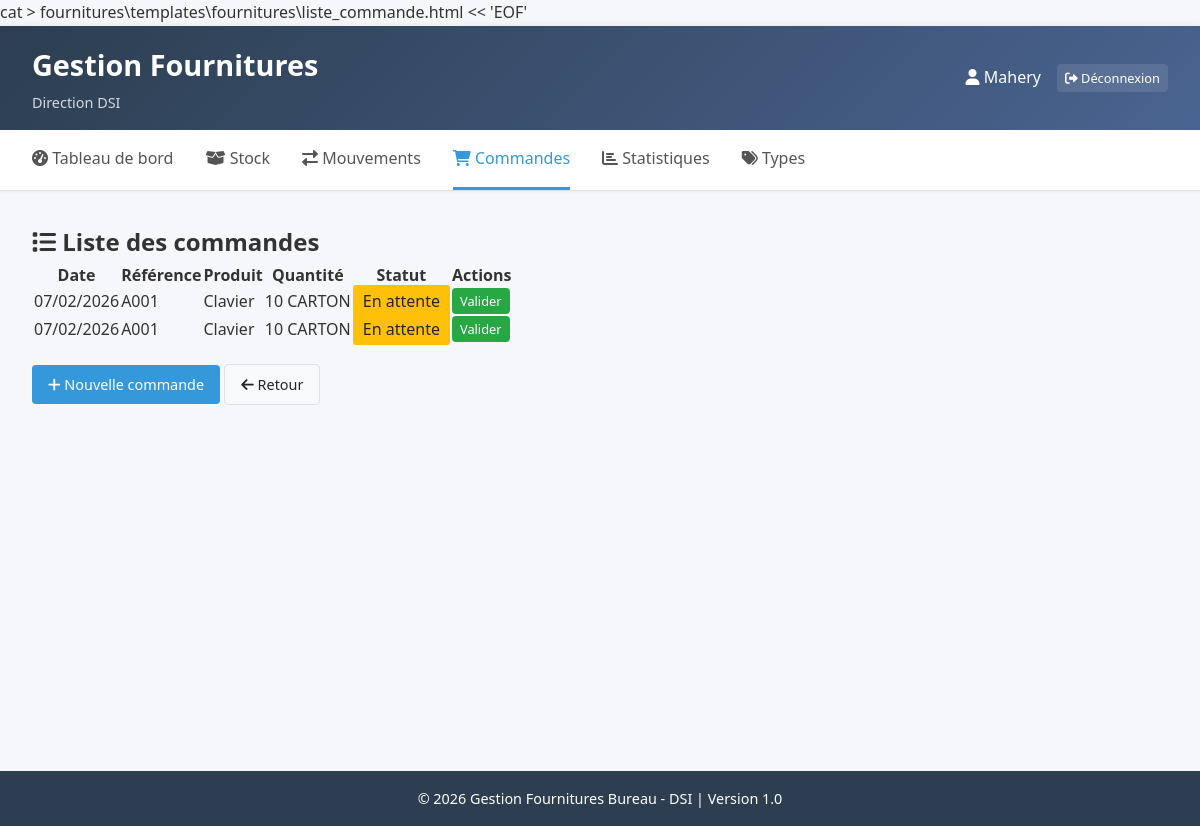
Screenshot of /commandes/ (signed in) with the database file from the repository.
### fournitures/models.py (models this page shows, shortened)
class Commande(models.Model):
    STATUS_CHOICES = [
        ('EN_ATTENTE', 'En attente'),
        ('VALIDEE', 'Validée'),
        ('RECUE', 'Reçue'),
        ('ANNULEE', 'Annulée'),
    ]
    produit = models.ForeignKey(Fourniture, on_delete=models.CASCADE, related_name='commandes')
    quantite = models.IntegerField()
    date_creation = models.DateTimeField(auto_now_add=True)
    date_validation = models.DateTimeField(null=True, blank=True)
    status = models.CharField(max_length=20, choices=STATUS_CHOICES, default='EN_ATTENTE')
    notes = models.TextField(blank=True, null=True)
    class Meta:
        verbose_name = "Commande"
        verbose_name_plural = "Commandes"
        ordering = ['-date_creation']

class Fourniture(models.Model):
    UNITE_CHOICES = [
        ('UNITE', 'Unité'),
        ('CARTON', 'Carton'),
        ('BOITE', 'Boîte'),
        ('LOT', 'Lot'),
        ('PAQUET', 'Paquet'),
    ]
    type = models.ForeignKey(TypeFourniture, on_delete=models.CASCADE, related_name='fournitures')
    reference = models.CharField(max_length=20, unique=True, verbose_name="Référence")
    designation = models.CharField(max_length=200, verbose_name="Désignation")
    unite = models.CharField(max_length=20, choices=UNITE_CHOICES, default='UNITE', verbose_name="Unité")
    stock = models.IntegerField(default=0, verbose_name="Stock actuel")
    stock_max = models.IntegerField(default=10, verbose_name="Stock maximum")
    seuil_alerte = models.IntegerField(default=5, verbose_name="Seuil d'alerte")
    date_creation = models.DateTimeField(auto_now_add=True)
    class Meta:
        verbose_name = "Fourniture"
        verbose_name_plural = "Fournitures"
        ordering = ['type', 'reference']

### fournitures/views.py (the view)
# urls.py: path('commandes/', views.liste_commande, name='liste_commande'),
@login_required
def liste_commande(request):
    commandes = Commande.objects.all().order_by('-date_creation')
    context = {
        'commandes': commandes,
    }
    return render(request, 'fournitures/liste_commande.html', context)

### fournitures/templates/fournitures/liste_commande.html (shortened to what this page needs)
{% extends 'fournitures/base.html' %}
{% block content %}
<h2><i class="fas fa-list"></i> Liste des commandes</h2>
<table>
    <thead>
        <tr>
            <th>Date</th>
            <th>Référence</th>
            <th>Produit</th>
            <th>Quantité</th>
            <th>Statut</th>
            <th>Actions</th>
        </tr>
    </thead>
    <tbody>
        {% for commande in commandes %}
        <tr>
            <td>{{ commande.date_creation|date:"d/m/Y" }}</td>
            <td>{{ commande.produit.reference }}</td>
            <td>{{ commande.produit.designation }}</td>
            <td>{{ commande.quantite }} {{ commande.produit.unite }}</td>
            <td>
                {% if commande.status == 'EN_ATTENTE' %}
                <span style="background: #ffc107; color: #212529; padding: 5px 10px; border-radius: 3px;">En attente</span>
                {% elif commande.status == 'VALIDEE' %}
                <span style="background: #17a2b8; color: white; padding: 5px 10px; border-radius: 3px;">Validée</span>
                {% elif commande.status == 'RECUE' %}
                <span style="background: #28a745; color: white; padding: 5px 10px; border-radius: 3px;">Reçue</span>
                {% else %}
                <span style="background: #6c757d; color: white; padding: 5px 10px; border-radius: 3px;">Annulée</span>
                {% endif %}
            </td>
            <td>
                {% if commande.status == 'EN_ATTENTE' %}
                <a href="{% url 'valider_commande' commande.id %}" class="btn btn-sm btn-success">Valider</a>
                {% elif commande.status == 'VALIDEE' %}
                <a href="{% url 'recevoir_commande' commande.id %}" class="btn btn-sm btn-primary">Marquer reçue</a>
                {% endif %}
            </td>
        </tr>
        {% empty %}
        <tr>
            <td colspan="6" style="text-align: center; padding: 30px;">
                <p>Aucune commande enregistrée.</p>
            </td>
        </tr>
        {% endfor %}
    </tbody>
</table>
<a href="{% url 'commande' %}" class="btn btn-primary" style="margin-top: 20px;">
    <i class="fas fa-plus"></i> Nouvelle commande
</a>
<a href="{% url 'dashboard' %}" class="btn btn-light" style="margin-top: 20px;">
    <i class="fas fa-arrow-left"></i> Retour
</a>
{% endblock %}

### fournitures/templates/fournitures/base.html (shortened to what this page needs)
{% load static %}
<!DOCTYPE html>
<html lang="fr">
<head>
    <link rel="stylesheet" href="{% static 'css/style.css' %}">
    <link rel="stylesheet" href="https://cdnjs.cloudflare.com/ajax/libs/font-awesome/6.0.0/css/all.min.css">
</head>
<body>
    <div class="container">
        <header class="header">
            <div class="logo">
                <div class="logo-text">
                    <h1>Gestion Fournitures</h1>
                    <p class="subtitle">Direction DSI</p>
                </div>
            </div>
            <div class="user-info">
                <span><i class="fas fa-user"></i> {{ user.username }}</span>
                <a href="{% url 'logout' %}" class="btn btn-sm btn-logout">
                    <i class="fas fa-sign-out-alt"></i> Déconnexion
                </a>
            </div>
        </header>
        <nav class="navbar">
            <a href="{% url 'dashboard' %}" {% if request.path == '/' %}class="active"{% endif %}>
                <i class="fas fa-tachometer-alt"></i> Tableau de bord
            </a>
            <a href="{% url 'liste_stock' %}" {% if 'stock' in request.path %}class="active"{% endif %}>
                <i class="fas fa-box-open"></i> Stock
            </a>
            <a href="{% url 'mouvement' %}" {% if 'mouvement' in request.path %}class="active"{% endif %}>
                <i class="fas fa-exchange-alt"></i> Mouvements
            </a>
            <a href="{% url 'commande' %}" {% if 'commande' in request.path %}class="active"{% endif %}>
                <i class="fas fa-shopping-cart"></i> Commandes
            </a>
            <a href="{% url 'statistiques' %}" {% if 'statistiques' in request.path %}class="active"{% endif %}>
                <i class="fas fa-chart-bar"></i> Statistiques
            </a>
            <a href="{% url 'gestion_types' %}" {% if 'types' in request.path %}class="active"{% endif %}>
                <i class="fas fa-tags"></i> Types
            </a>
        </nav>
        <main class="main-content">
            {% block content %}
            {% endblock %}
        </main>
        <footer class="footer">
            <p>© 2026 Gestion Fournitures Bureau - DSI | Version 1.0</p>
        </footer>
    </div>
</body>
</html>

### fournitures/static/css/style.css (style rules this page uses)
* { margin: 0; padding: 0; box-sizing: border-box; }
body { font-family: 'Segoe UI', Tahoma, Geneva, Verdana, sans-serif; background-color: #f5f7fa; color: #333; line-height: 1.6; }
.container { min-height: 100vh; display: flex; flex-direction: column; }
.header { background: linear-gradient(135deg, #2c3e50, #4a6491); color: white; padding: 1rem 2rem; display: flex; justify-content: space-between; align-items: center; box-shadow: 0 2px 10px rgba(0,0,0,0.1); }
.logo h1 { font-size: 1.8rem; margin-bottom: 0.2rem; }
.logo .subtitle { font-size: 0.9rem; opacity: 0.8; }
.user-info { display: flex; align-items: center; gap: 1rem; }
.user-info span { font-weight: 500; }
.btn-logout { background-color: rgba(255,255,255,0.1); color: white; border: 1px solid rgba(255,255,255,0.3); padding: 0.3rem 0.8rem; border-radius: 4px; text-decoration: none; transition: background-color 0.3s; }
.navbar { background-color: white; border-bottom: 1px solid #e0e0e0; padding: 0 2rem; display: flex; gap: 2rem; box-shadow: 0 1px 3px rgba(0,0,0,0.05); }
.navbar a { padding: 1rem 0; text-decoration: none; color: #555; font-weight: 500; border-bottom: 3px solid transparent; transition: all 0.3s; }
.navbar a.active { color: #3498db; border-bottom-color: #3498db; }
.main-content { flex: 1; padding: 2rem; max-width: 1400px; margin: 0 auto; width: 100%; }
.btn { display: inline-block; padding: 0.5rem 1rem; border: none; border-radius: 4px; font-weight: 500; text-decoration: none; cursor: pointer; transition: all 0.3s; font-size: 0.9rem; }
.btn-sm { padding: 0.25rem 0.5rem; font-size: 0.8rem; }
.btn-primary { background-color: #3498db; color: white; }
.btn-success { background-color: #28a745; color: white; }
.btn-light { background-color: #f8f9fa; color: #212529; border: 1px solid #dee2e6; }
.footer { background-color: #2c3e50; color: white; text-align: center; padding: 1rem; margin-top: 2rem; font-size: 0.9rem; }

### rows the page displays
Commande: date_creation "07/02/2026", produit.reference "A001", produit.designation "Clavier", quantite "10", produit.unite "CARTON", status "En attente"
Commande: date_creation "07/02/2026", produit.reference "A001", produit.designation "Clavier", quantite "10", produit.unite "CARTON", status "En attente"

### other values shown
{{ user.username }} "Mahery"
